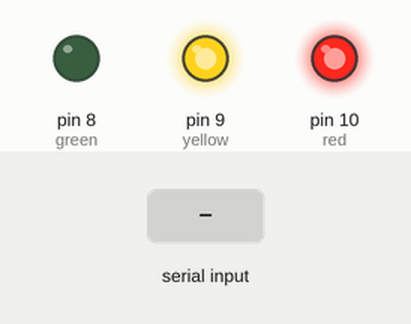
This sketch was run on a simulated Arduino Uno, built with avr-gcc and run on an emulated ATmega328P. On the bench: output pins drawn as LEDs (lit = HIGH). Inputs (shaded band) come from the test bench.

Above: at 0.1 s.
At 3.7 s:
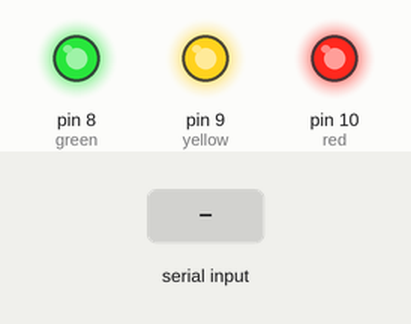
3.8 s: byte 30 received over Serial
At 4.4 s:
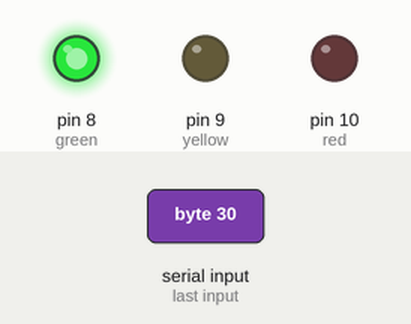
Timing chart, 0 to 6.8 s (numbered marks = the images above; inputs shaded):
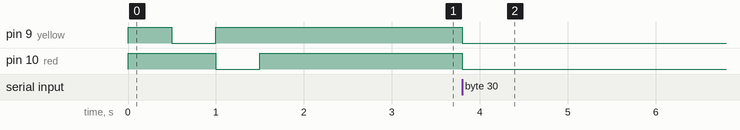

Measured:
- after the input at 3.8 s, pin 9 (yellow), pin 10 (red): HIGH → LOW at once

The sketch:

arduino_sketch.pde
```cpp
/*
  The Arduino Uno program which reads data from Serial
  interface (USB) and sets the output pins 8, 9, and 10
  accordingly.

  The data from USB is read byte by byte and every such
  byte is analyzed and the three least significant bits
  are considered as the light control bits.
*/

int green = 8;
int yellow = 9;
int red = 10;

int data;

void setup() {
  Serial.begin(9600);

  pinMode(green, OUTPUT);
  pinMode(yellow, OUTPUT);
  pinMode(red, OUTPUT);

  swing();
  delay(1000);
}

void loop() {
  if (Serial.available()) {
    data = Serial.read();

    if (data & 0x1) {
      turn_on(green);
    } else {
      turn_off(green);
    }

    if ((data >> 1) & 0x1) {
      turn_on(yellow);
    } else {
      turn_off(yellow);
    }

    if ((data >> 2) & 0x1) {
      turn_on(red);
    } else {
      turn_off(red);
    }
  }
}

void turn_on(int color) {
  digitalWrite(color, LOW);
}

void turn_off(int color) {
  digitalWrite(color, HIGH);
}

void swing() {
  turn_off(green);
  turn_off(yellow);
  turn_off(red);

  turn_on(green);

  delay(500);

  turn_on(yellow);
  turn_off(green);

  delay(500);

  turn_on(red);
  turn_off(yellow);

  delay(500);

  turn_off(red);
}
```
